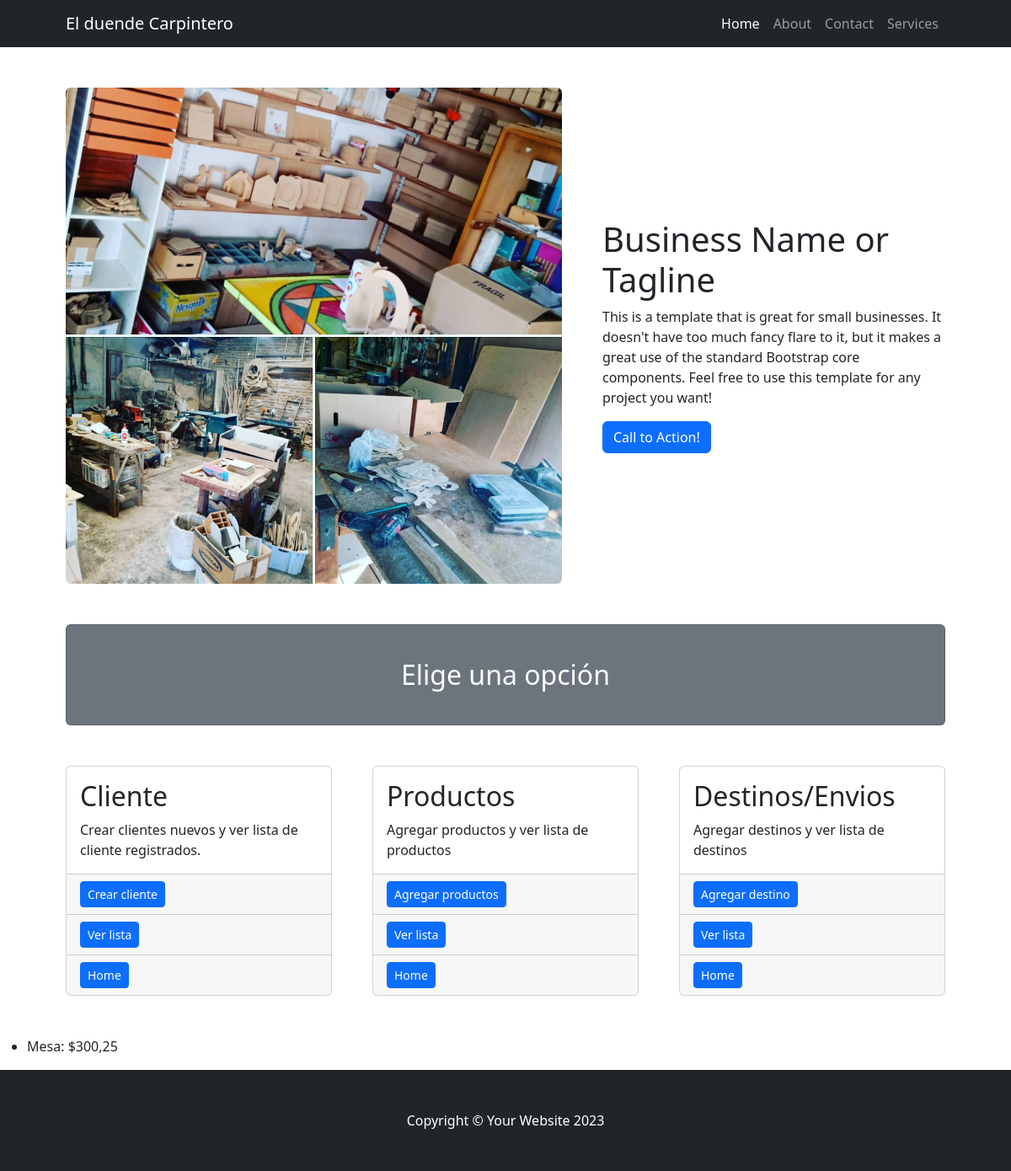
/productos/, run on an earlier commit of the app's database.
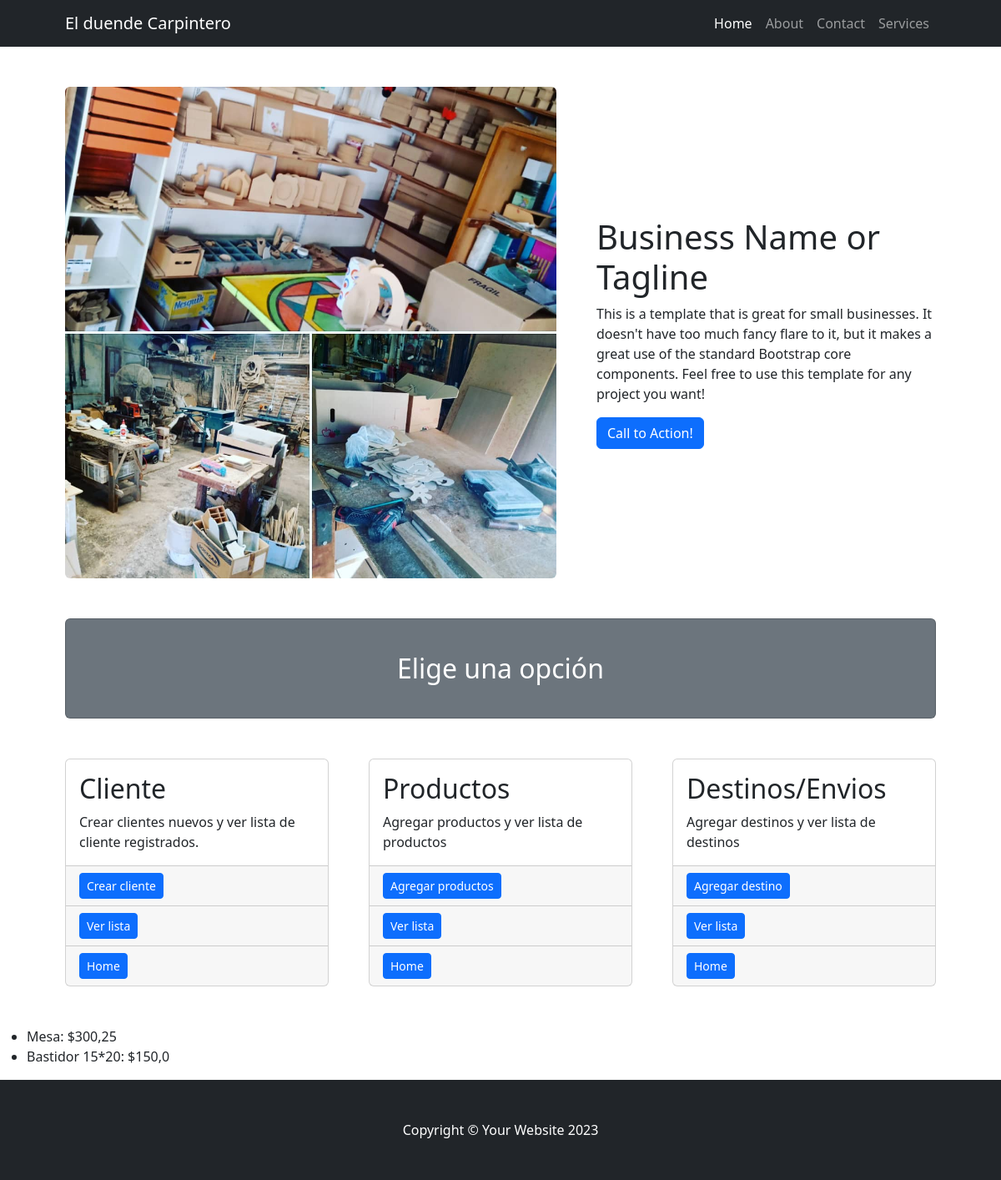
And on a later commit of the database.
### productos/models.py (models this page shows, shortened)
class Producto(models.Model):
    nombre_producto = models.CharField(max_length=100)
    precio_producto = models.FloatField(max_length=10)

### productos/views.py (the view)
# urls.py: path("", views.index, name="index"),
def index(request):
    productos = models.Producto.objects.all()
    return render(request, "productos/index.html", {"productos": productos} )

### productos/templates/productos/index.html
{% extends 'home/base.html' %}
{% block content %}
    <ul>
        {% for productos in productos %}
            <li>{{ productos.nombre_producto }}: ${{ productos.precio_producto }}</li>
        {% endfor %}
    </ul>
{% endblock %}

What changed in the data, as far as the page shows it:
added Producto: nombre_producto "Bastidor 15*20", precio_producto "150,0"
